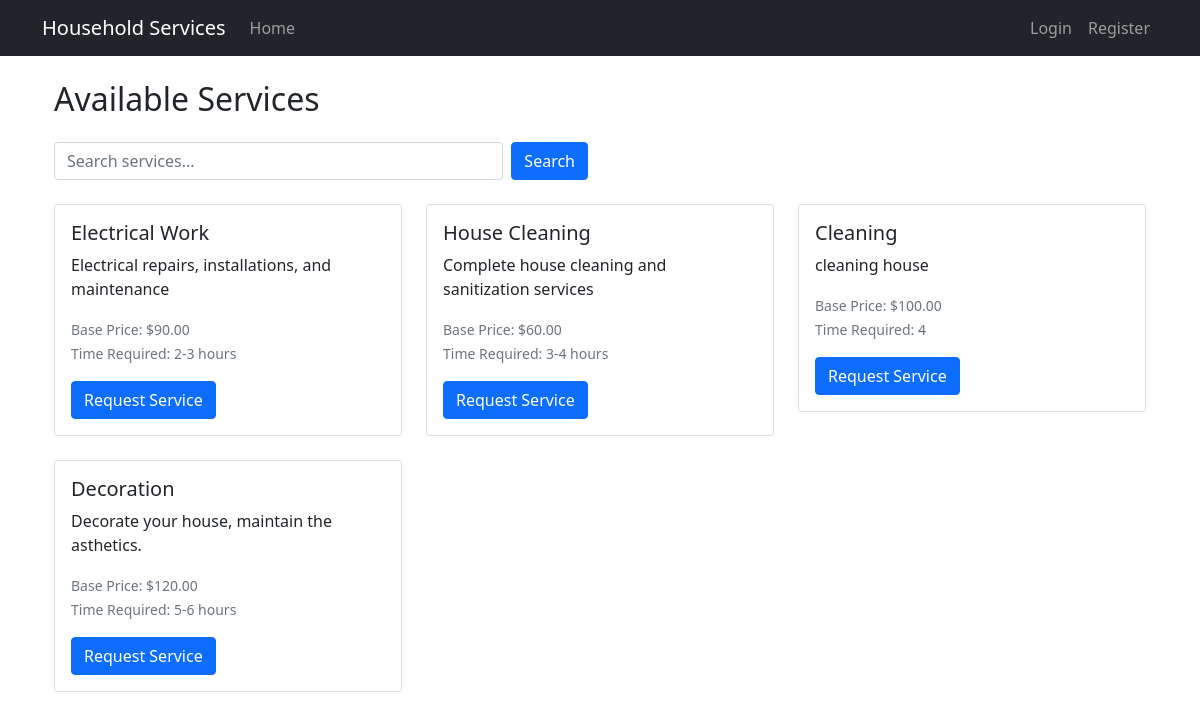
/customer/services, run on the app's committed database.
### models/service.py (models this page shows)
class Service(db.Model):
    id = db.Column(db.Integer, primary_key=True)
    name = db.Column(db.String(100), nullable=False)
    base_price = db.Column(db.Float, nullable=False)
    time_required = db.Column(db.String(50))
    description = db.Column(db.Text)
    requests = db.relationship('ServiceRequest', back_populates='service', cascade='all, delete-orphan')

### routes/customer.py (the view)
@customer_bp.route('/services')
def services():
    search_query = request.args.get('search', '')
    services = Service.query
    if search_query:
        services = services.filter(Service.name.ilike(f'%{search_query}%'))
    services = services.all()
    return render_template('customer/services.html', services=services, search_query=search_query)

### templates/customer/services.html (shortened to what this page needs)
{% extends "base.html" %}
{% block content %}
<div class="container">
    <h2 class="mb-4">Available Services</h2>
    <div class="row mb-4">
        <div class="col-md-6">
            <form method="GET" class="d-flex">
                <input type="text" name="search" class="form-control me-2" placeholder="Search services..." value="{{ search_query }}">
                <button type="submit" class="btn btn-primary">Search</button>
            </form>
        </div>
    </div>
    <div class="row">
        {% for service in services %}
        <div class="col-md-4 mb-4">
            <div class="card">
                <div class="card-body">
                    <h5 class="card-title">{{ service.name }}</h5>
                    <p class="card-text">{{ service.description }}</p>
                    <p class="card-text">
                        <small class="text-muted">
                            Base Price: ${{ "%.2f"|format(service.base_price) }}<br>
                            Time Required: {{ service.time_required }}
                        </small>
                    </p>
                    <a href="{{ url_for('customer.request_service', service_id=service.id) }}" class="btn btn-primary">Request Service</a>
                </div>
            </div>
        </div>
        {% endfor %}
    </div>
</div>
{% endblock %}

### data on the page
Service: name "Electrical Work", description "Electrical repairs, installations, and maintenance", base_price "90.00", time_required "2-3 hours"
Service: name "House Cleaning", description "Complete house cleaning and sanitization services", base_price "60.00", time_required "3-4 hours"
Service: name "Cleaning", description "cleaning house", base_price "100.00", time_required "4"
Service: name "Decoration", description "Decorate your house, maintain the asthetics.", base_price "120.00", time_required "5-6 hours"
